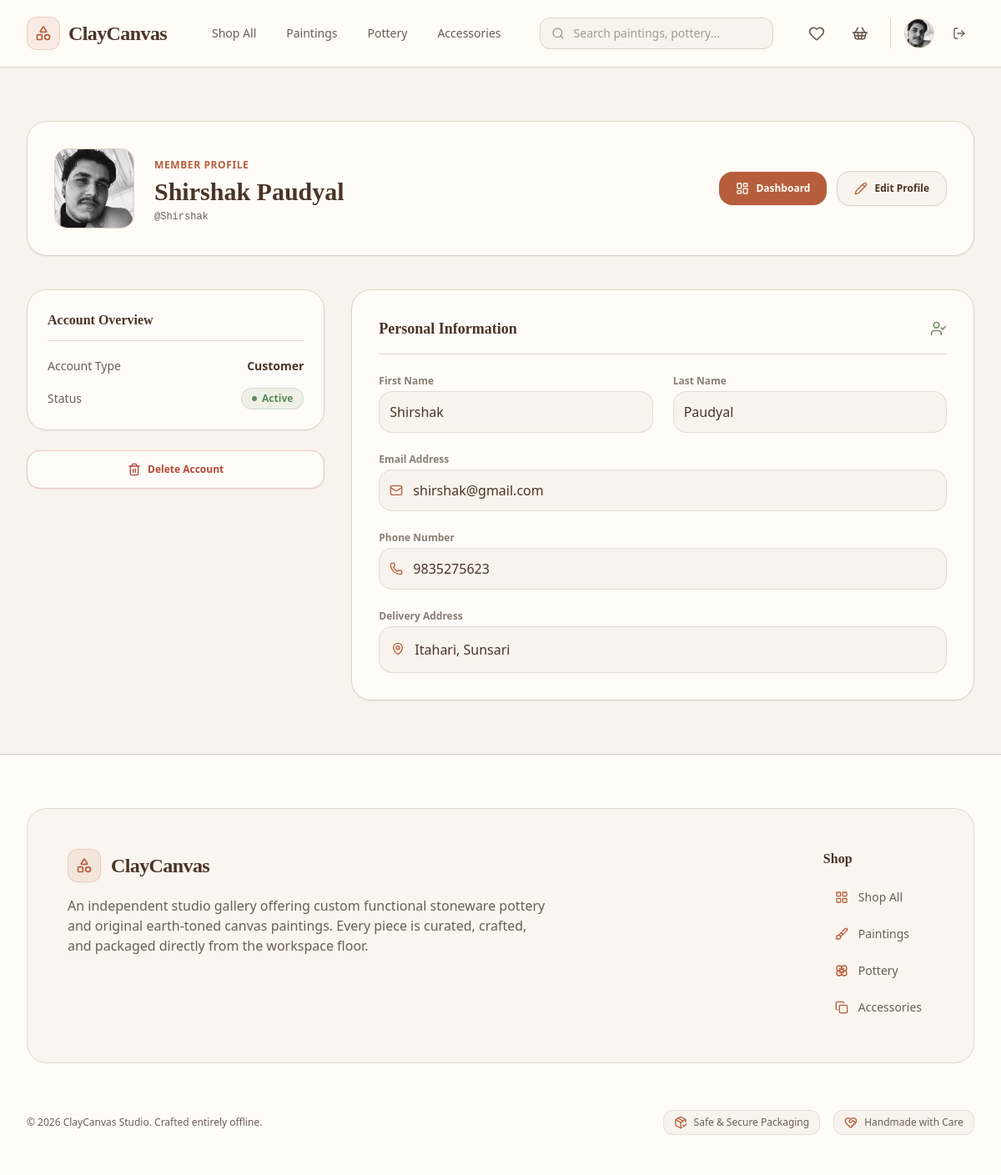
The page /profile/ (signed in) on the database its author committed.
### cc_app/models.py (models this page shows, shortened)
class User(AbstractUser):
    phone = models.CharField(max_length=20, blank=True)
    address = models.TextField(blank=True)
    profile_picture = models.ImageField(upload_to='images/user/', blank=True, null=True)

### cc_app/views/profile_view.py (the view)
# urls.py: path('profile/', profile_view, name='profile'),
@login_required
def profile_view(request):
    return render(request, 'main/profile_page.html')

### cc_app/templates/main/profile_page.html (shortened to what this page needs)
<!DOCTYPE html>
<html lang="en">
<head>
    {% load static %}
    <link href="{% static 'css/styles.css' %}" rel="stylesheet" />
</head>
<body class="bg-[#F8F3EC] text-[#6B5E53] font-sans min-h-screen flex flex-col antialiased selection:bg-[#B65E3C]/20 selection:text-[#B65E3C]">
    {% include 'components/_navbar.html' %}
    <main class="flex-grow max-w-7xl w-full mx-auto px-4 sm:px-6 lg:px-8 py-8 sm:py-12 lg:py-16 space-y-8 sm:space-y-10">
        <div class="bg-[#FFFCF7] border border-[#DDD2C5] rounded-3xl p-6 sm:p-8 shadow-sm flex flex-col md:flex-row md:items-center justify-between gap-6">
            <div class="flex items-center gap-5 sm:gap-6">
                <div class="relative w-20 h-20 sm:w-24 sm:h-24 shrink-0">
                    <div class="w-full h-full rounded-2xl bg-[#F8F3EC] border border-[#DDD2C5] overflow-hidden flex items-center justify-center text-[#6B5E53]/60 shadow-inner">
                        {% if user.profile_picture %}
                            <img src="{{ user.profile_picture.url }}" alt="{{ user.username }}" class="w-full h-full object-cover">
                        {% else %}
                            <i data-lucide="user" class="w-10 h-10 text-[#B65E3C]"></i>
                        {% endif %}
                    </div>
                </div>
                <div class="space-y-1">
                    <span class="text-xs font-semibold uppercase tracking-wider text-[#B65E3C]">{% if user.is_staff %}Admin{% else %}Member{% endif %} Profile</span>
                    <h1 class="text-2xl sm:text-3xl font-serif font-bold text-[#4A3428] leading-tight">
                        {% if user.first_name or user.last_name %}
                            {{ user.first_name }} {{ user.last_name }}
                        {% elif user.is_staff %}
                            Administrator
                        {% else %}
                            Anonymous User
                        {% endif %}
                    </h1>
                    <p class="text-xs font-mono text-[#6B5E53]">@{{ user.username|default:"dummy_creator" }}</p>
                </div>
            </div>
            <div class="flex flex-wrap items-center gap-3 pt-2 md:pt-0 border-t md:border-t-0 border-[#DDD2C5]">
                {% if user.is_staff %}
                    <a href="/dashboard/admin/" class="bg-[#B65E3C] hover:bg-[#94492F] text-[#FFFCF7] font-semibold py-3 px-5 rounded-2xl transition-all duration-200 text-xs flex items-center gap-2 shadow-sm hover:shadow">
                        <i data-lucide="layout-dashboard" class="w-4 h-4"></i>
                        <span>Admin Dashboard</span>
                    </a>
                {% else %}
                    <a href="/dashboard/" class="bg-[#B65E3C] hover:bg-[#94492F] text-[#FFFCF7] font-semibold py-3 px-5 rounded-2xl transition-all duration-200 text-xs flex items-center gap-2 shadow-sm hover:shadow">
                        <i data-lucide="layout-dashboard" class="w-4 h-4"></i>
                        <span>Dashboard</span>
                    </a>
                {% endif %}
                <a href="/profile/edit/" class="bg-[#F8F3EC] hover:bg-[#DDD2C5]/50 text-[#4A3428] font-semibold py-3 px-5 rounded-2xl transition-all duration-200 text-xs border border-[#DDD2C5] flex items-center gap-2 shadow-sm">
                    <i data-lucide="pencil" class="w-4 h-4 text-[#B65E3C]"></i>
                    <span>Edit Profile</span>
                </a>
            </div>
        </div>
        <div class="grid grid-cols-1 lg:grid-cols-3 gap-8 items-start">
            <div class="lg:col-span-1 space-y-6">
                <div class="bg-[#FFFCF7] border border-[#DDD2C5] p-6 rounded-3xl shadow-sm space-y-5">
                    <h2 class="text-base font-serif font-bold text-[#4A3428] pb-3 border-b border-[#DDD2C5]">Account Overview</h2>
                    <div class="space-y-4 text-xs sm:text-sm">
                        <div class="flex items-center justify-between">
                            <span class="text-[#6B5E53]">Account Type</span>
                            <span class="font-semibold text-[#4A3428]">
                                {% if user.is_staff %}Staff{% else %}Customer{% endif %}
                            </span>
                        </div>
                        <div class="flex items-center justify-between">
                            <span class="text-[#6B5E53]">Status</span>
                            <span class="inline-flex items-center gap-1.5 px-3 py-1 rounded-full text-xs font-semibold bg-[#5B8A5A]/10 text-[#5B8A5A] border border-[#5B8A5A]/20">
                                <span class="w-1.5 h-1.5 rounded-full bg-[#5B8A5A]"></span>
                                Active
                            </span>
                        </div>
                    </div>
                </div>
                {% if not user.is_staff %}
                    <button type="button" onclick="openDeleteAccountModal('/profile/delete/{{ user.id }}/')" class="w-full bg-[#FFFCF7] hover:bg-[#B4473A]/10 text-[#B4473A] font-semibold py-3.5 px-4 rounded-2xl transition-all duration-200 text-xs flex items-center justify-center gap-2 border border-[#B4473A]/30 shadow-sm cursor-pointer">
                        <i data-lucide="trash-2" class="w-4 h-4"></i>
                        <span>Delete Account</span>
                    </button>
                {% endif %}
            </div>
            <div class="lg:col-span-2 bg-[#FFFCF7] border border-[#DDD2C5] p-6 sm:p-8 rounded-3xl shadow-sm space-y-6">
                <div class="flex items-center justify-between pb-4 border-b border-[#DDD2C5]">
                    <h2 class="text-lg font-serif font-bold text-[#4A3428]">Personal Information</h2>
                    <i data-lucide="user-check" class="w-5 h-5 text-[#7A8F6A]"></i>
                </div>
                <div class="space-y-6 text-xs sm:text-sm">
                    <div class="grid grid-cols-1 sm:grid-cols-2 gap-6">
                        <div class="space-y-1">
                            <span class="text-xs font-semibold text-[#6B5E53]/80 block">First Name</span>
                            <p class="text-base font-medium text-[#4A3428] bg-[#F8F3EC] p-3 rounded-2xl border border-[#DDD2C5]/70">{{ user.first_name|default:"—" }}</p>
                        </div>
                        <div class="space-y-1">
                            <span class="text-xs font-semibold text-[#6B5E53]/80 block">Last Name</span>
                            <p class="text-base font-medium text-[#4A3428] bg-[#F8F3EC] p-3 rounded-2xl border border-[#DDD2C5]/70">{{ user.last_name|default:"—" }}</p>
                        </div>
                    </div>
                    <div class="space-y-1">
                        <span class="text-xs font-semibold text-[#6B5E53]/80 block">Email Address</span>
                        <div class="flex items-center gap-3 bg-[#F8F3EC] p-3 rounded-2xl border border-[#DDD2C5]/70">
                            <i data-lucide="mail" class="w-4 h-4 text-[#B65E3C] shrink-0"></i>
                            <p class="text-base font-medium text-[#4A3428] break-all">{{ user.email|default:"creator@claycanvas.com" }}</p>
                        </div>
                    </div>
                    <div class="space-y-1">
                        <span class="text-xs font-semibold text-[#6B5E53]/80 block">Phone Number</span>
                        <div class="flex items-center gap-3 bg-[#F8F3EC] p-3 rounded-2xl border border-[#DDD2C5]/70">
                            <i data-lucide="phone" class="w-4 h-4 text-[#B65E3C] shrink-0"></i>
                            <p class="text-base font-medium text-[#4A3428]">{{ user.phone|default:"No phone provided" }}</p>
                        </div>
                    </div>
                    <div class="space-y-1">
                        <span class="text-xs font-semibold text-[#6B5E53]/80 block">Delivery Address</span>
                        <div class="flex items-start gap-3 bg-[#F8F3EC] p-3.5 rounded-2xl border border-[#DDD2C5]/70">
                            <i data-lucide="map-pin" class="w-4 h-4 text-[#B65E3C] shrink-0 mt-1"></i>
                            <p class="text-base font-medium text-[#4A3428] whitespace-pre-line leading-relaxed">{{ user.address|default:"No address provided" }}</p>
                        </div>
                    </div>
                </div>
            </div>
        </div>
    </main>
    {% include 'components/_footer.html' %}
</body>
</html>

### cc_app/templates/components/_navbar.html (shortened to what this page needs)
<nav class="bg-[#FFFCF7]/95 backdrop-blur-md border-b border-[#DDD2C5] sticky top-0 z-50 shadow-xs">
    <div class="max-w-7xl mx-auto px-4 sm:px-6 lg:px-8">
        <div class="flex justify-between h-20 items-center gap-4">
            <div class="flex items-center gap-8 lg:gap-10">
                <a href="/" class="flex-shrink-0 flex items-center gap-2.5 group">
                    <div class="w-10 h-10 rounded-xl bg-[#B65E3C]/10 border border-[#B65E3C]/20 flex items-center justify-center text-[#B65E3C] group-hover:bg-[#B65E3C] group-hover:text-[#FFFCF7] transition-all duration-300">
                        <i data-lucide="shapes" class="w-5 h-5"></i>
                    </div>
                    <span class="text-2xl font-serif font-bold text-[#4A3428] tracking-tight">ClayCanvas</span>
                </a>
                <div class="hidden md:flex items-center space-x-1 lg:space-x-2 font-medium">
                    <a href="/products/" class="{% if request.path == '/products/' and not request.GET.category %}text-[#B65E3C] bg-[#B65E3C]/10 font-semibold{% else %}text-[#6B5E53] hover:text-[#B65E3C] hover:bg-[#F8F3EC]{% endif %} px-3.5 py-2 rounded-xl text-sm transition-all duration-200">Shop All</a>
                    <a href="/products/?category=paintings" class="{% if request.GET.category == 'paintings' %}text-[#B65E3C] bg-[#B65E3C]/10 font-semibold{% else %}text-[#6B5E53] hover:text-[#B65E3C] hover:bg-[#F8F3EC]{% endif %} px-3.5 py-2 rounded-xl text-sm transition-all duration-200">Paintings</a>
                    <a href="/products/?category=pottery" class="{% if request.GET.category == 'pottery' %}text-[#B65E3C] bg-[#B65E3C]/10 font-semibold{% else %}text-[#6B5E53] hover:text-[#B65E3C] hover:bg-[#F8F3EC]{% endif %} px-3.5 py-2 rounded-xl text-sm transition-all duration-200">Pottery</a>
                    <a href="/products/?category=accessories" class="{% if request.GET.category == 'accessories' %}text-[#B65E3C] bg-[#B65E3C]/10 font-semibold{% else %}text-[#6B5E53] hover:text-[#B65E3C] hover:bg-[#F8F3EC]{% endif %} px-3.5 py-2 rounded-xl text-sm transition-all duration-200">Accessories</a>
                </div>
            </div>
            <div class="hidden sm:block flex-1 max-w-md mx-4">
                <form action="/products/" method="GET" class="relative m-0">
                    <div class="absolute inset-y-0 left-0 pl-3.5 flex items-center pointer-events-none text-[#6B5E53]/60">
                    </div>
                    <input type="text" name="q" value="{{ request.GET.q|default:'' }}" placeholder="Search paintings, pottery..." class="block w-full pl-10 pr-4 py-2 border border-[#DDD2C5] rounded-xl bg-[#F8F3EC] text-sm text-[#4A3428] placeholder-[#6B5E53]/60 focus:outline-none focus:border-[#B65E3C] focus:bg-[#FFFCF7] focus:ring-2 focus:ring-[#B65E3C]/20 transition-all duration-200">
                </form>
            </div>
            <div class="flex items-center gap-2 sm:gap-3">
                {% if not request.user.is_staff %}
                    <a href="/wishlist/" class="w-10 h-10 rounded-xl flex items-center justify-center text-[#6B5E53] hover:text-[#B65E3C] hover:bg-[#F8F3EC] transition-all duration-200 relative">
                        <i data-lucide="heart" class="w-5 h-5"></i>
                    </a>
                    <a href="/cart/" class="w-10 h-10 rounded-xl flex items-center justify-center text-[#6B5E53] hover:text-[#B65E3C] hover:bg-[#F8F3EC] transition-all duration-200 relative">
                        <i data-lucide="shopping-basket" class="w-5 h-5"></i>
                    </a>
                {% endif %}
                {% if user.is_authenticated %}
                    <div class="flex items-center gap-3 border-l border-[#DDD2C5] pl-3 sm:pl-4 ml-1">
                        <a href="/profile/" class="block h-9 w-9 rounded-full overflow-hidden border border-[#DDD2C5] bg-[#F8F3EC] hover:border-[#B65E3C] transition-all duration-200 focus:outline-none shadow-xs">
                            {% if user.profile_picture %}
                                <img src="{{ user.profile_picture.url }}" alt="{{ user.username }}" class="h-full w-full object-cover">
                            {% else %}
                                <div class="h-full w-full flex items-center justify-center text-[#B65E3C] font-semibold text-xs bg-[#B65E3C]/10">
                                    {{ user.username|slice:":1"|upper }}
                                </div>
                            {% endif %}
                        </a>
                        <button type="button" onclick="openLogoutModal()" class="w-9 h-9 rounded-xl flex items-center justify-center text-[#6B5E53] hover:text-[#B4473A] hover:bg-[#B4473A]/10 transition-all duration-200 cursor-pointer" title="Log Out">
                            <i data-lucide="log-out" class="w-4 h-4"></i>
                        </button>
                    </div>
                {% endif %}
            </div>
        </div>
    </div>
</nav>

### rows shown on the page
User: profile_picture (picture), first_name "Shirshak", last_name "Paudyal", username "Shirshak", email "shirshak@gmail.com", phone "9835275623", address "Itahari, Sunsari"
